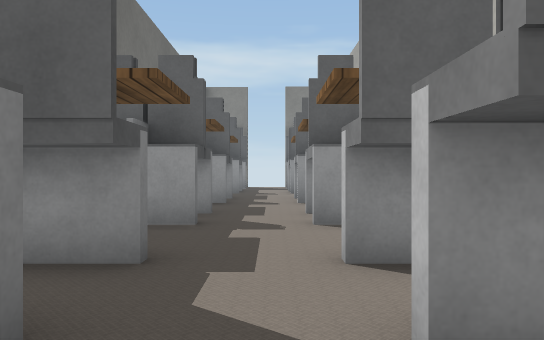
[1] (above)

17 first-person views from a walk through a world built for the Webots simulator. The camera is 0.42 m above the floor, looks level and sees 70° across. The floor is counted in squares, 0.5 m on a side. Each view is taken from the middle of a square. On the plan, view 1 faces up. The plan holds only what a view shows up to about 12 squares ahead; the rest is blank. Robots are left out. Webots' stock objects and surfaces are drawn as simple stand-ins.

[2]
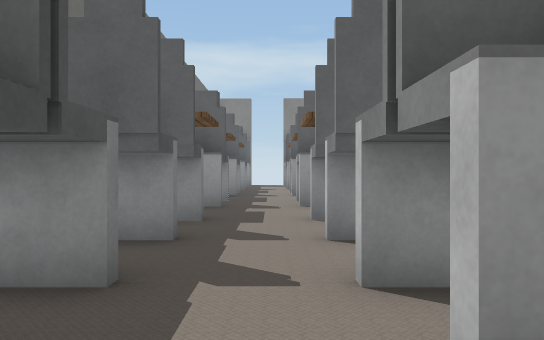

[3]
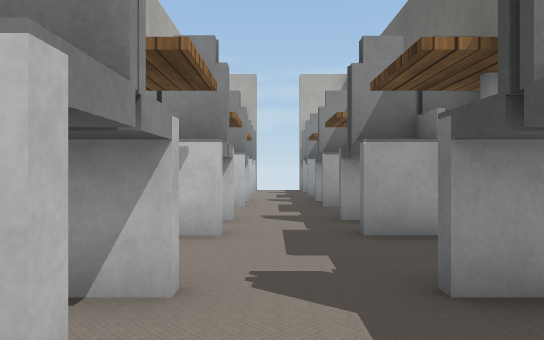

[4]
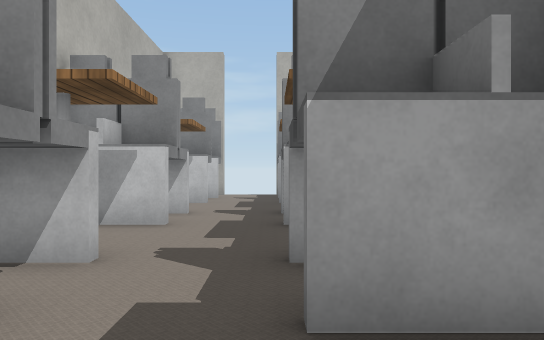

[5]
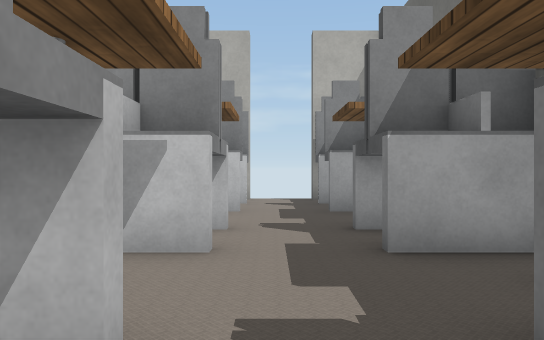

[6]
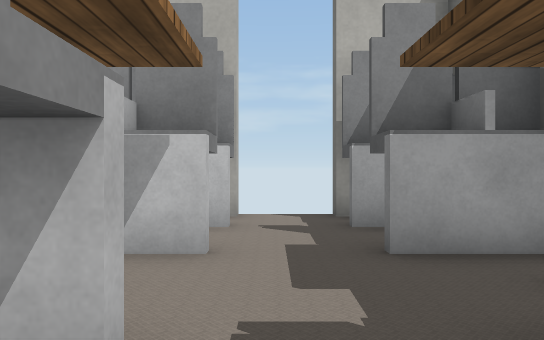

[7]
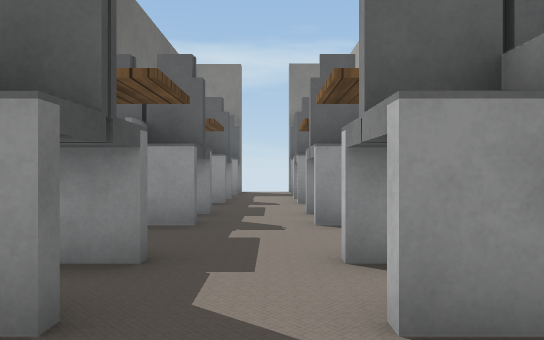

[8]
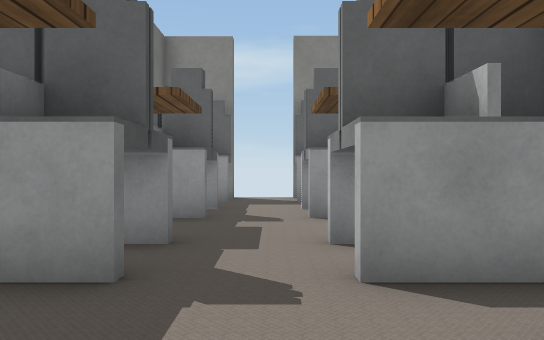

[9]
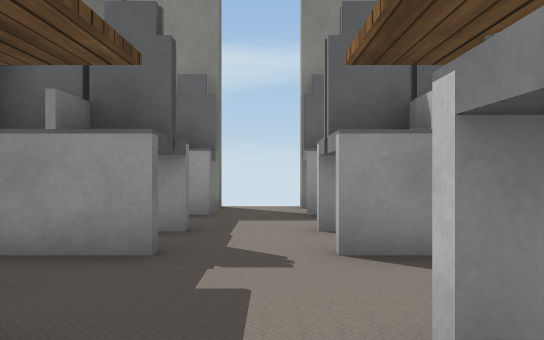

[10]
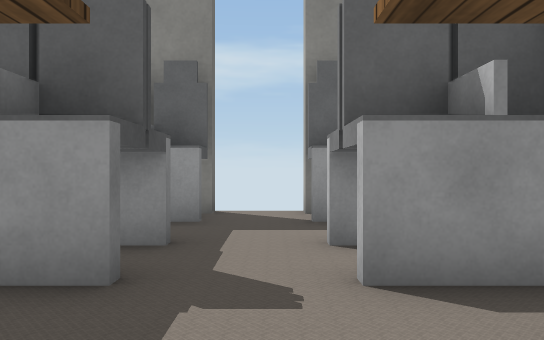

[11]
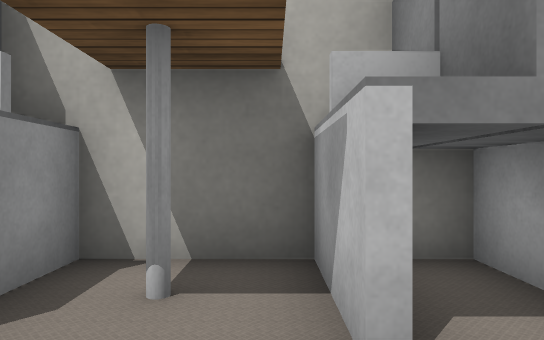

[12]
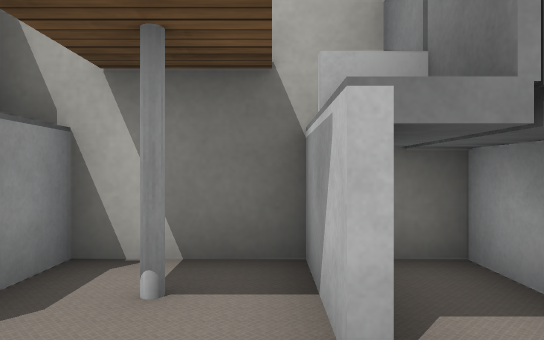

[13]
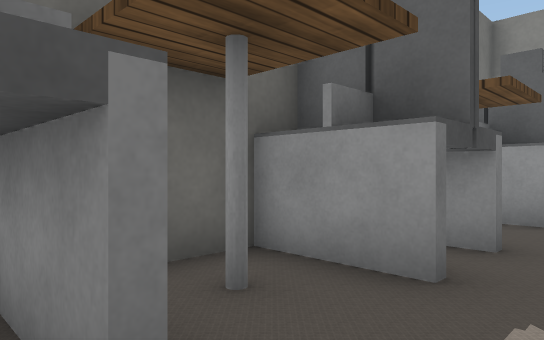

[14]
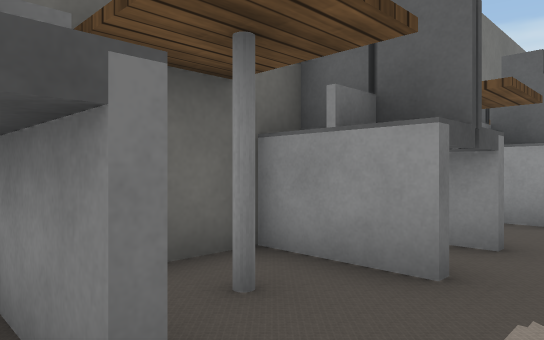

[15]
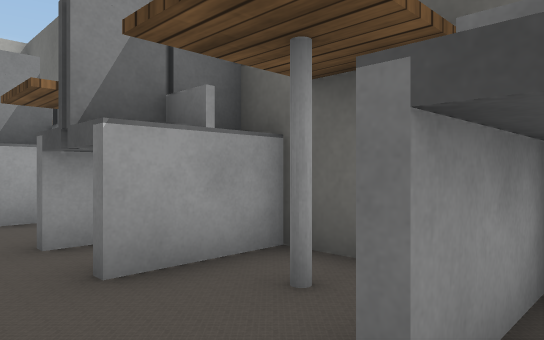

[16]
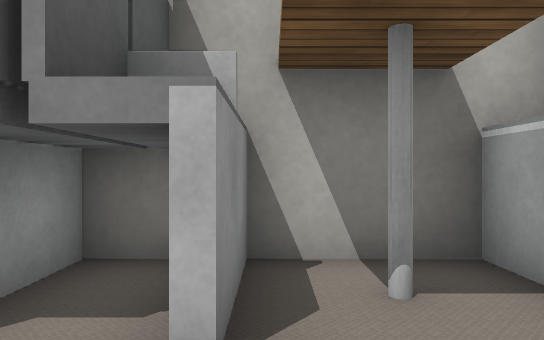

[17]
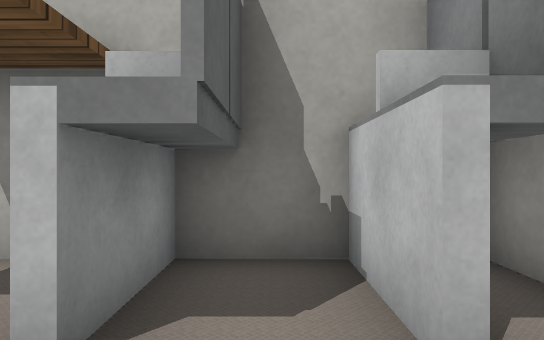

### Floor plan
Key: @ floor where view 1 was taken; # wall or solid block; . floor; B grey box; W wooden box; P white pole; O other object.
Columns run from 3 left of view 1 to 3 right of it. Each row starts with its distance up from view 1.
 19   # #
 18  OO.O
 17  O..OO
 16  B..BB
 15  BB.BB
 14 #BB.B##
 13  W..PW#
 12  B..BB#
 11  BB.BB#
 10 #BB.B##
  9 #WP.PW#
  8 #B..BB#
  7 #BB.BB#
  6 #BB.B##
  5 #WP..W
  4 #B..BB
  3 #BB.BB
  2  BB.BB
  1  BB.BB
  0  BB@#B#
 -1 #BB.BB#
 -2 #B..BB#
 -3 #WP.PW#
 -4 #BB.#B#
 -5  BB.BB
 -6  BB.BB
 -7  W..PW
 -8 #BB.#B
 -9  BB.BB
-10  B..BB#
-11  W...W#
-12 #BB.#B#
-13  B..BB#
-14  OO.B##
-15   #.###
-16     #

Where each view was taken, in squares from view 1:
view 1: 0 up, 0 right, facing up
view 2: 3 down, 0 right, facing up
view 3: 1 up, 0 right, facing down
view 4: 2 down, 1 left, facing down
view 5: 4 down, 0 right, facing down
view 6: 8 down, 0 right, facing down
view 7: 4 up, 0 right, facing up
view 8: 7 up, 0 right, facing up
view 9: 10 up, 0 right, facing up
view 10: 11 up, 0 right, facing up
view 11: 12 up, 1 left, facing right
view 12: 8 up, 1 left, facing right
view 13: 7 up, 0 right, facing up-left
view 14: 3 up, 0 right, facing up-left
view 15: 1 down, 0 right, facing down-left
view 16: 2 down, 1 left, facing right
view 17: 13 down, 1 left, facing right
